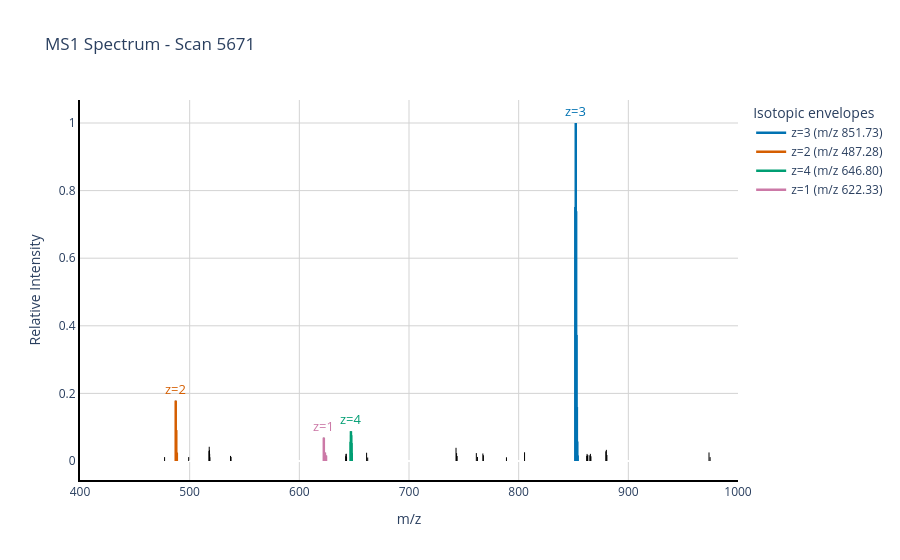

Notebook source saved alongside this figure:
### Markdown cell above
### 1.1 Overview of Mass Spectrometric Data

For these tutorials, we'll be working with the same mass spec data file across the different notebooks. This data was produced by the LC-MS/MS analysis of a single protein, [bovine carbonic anhydrase](https://www.uniprot.org/uniprotkb/P00921/entry). This protein was digested into peptides using [trypsin](https://en.wikipedia.org/wiki/Trypsin), an enzyme that cleaves proteins after Lysine (K) and Arginine (R) resiudes. The peptides were separated via liquid chromatography (LC), ionized, and analyzed on an Orbitrap Fusion Lumos mass spectrometer.

#### 1.1.a Example MS1 Spectrum

Shown below is an MS1 spectrum taken from this file. All ions between 400 and 1500 m/z were collected and analyzed. Each peak in the spectrum represents millions of ions. 

When this scan was collected, multiple peptides were eluting from the LC column. The ionized peptides can be seen as *isotopic envelopes*. An isotopic envelope is the collection of different isotopolgues for the given peptide. The *monoisotopic* form of the peptide is called the **M** ion, which has the exact mass of the peptide without any heavy isotopes (C13 or N15). Subsequent ions, M+1, M+2, etc., represent isotopologues of that peptide with 1 or more heavy isotopes incorporated. 

Because we know that isotopolgues are 1 Dalton apart, the spacing between different isotopologue peaks enables us to calculate the charge state for each peptide. 1 / z = difference between subsequent peaks. On the left hand side of the spectrum,  we can see three peaks at 487.3, 487.8, 488.3. These peaks are 0.5 Th apart, 1 / z = 0.5, so z must equal 2.

### Code cell
# The import/reload can be removed once util.py is stable
import util
importlib.reload(util)
from util import *

mzml_path = 'Data/04-17-23_CA_Tryp_HCD_10min-calib.mzML'
plot_MS1_with_envelopes(mzml_path, 5671, [(852, 3), (487, 2), (646, 4), (622,1)])

### Figure 1 — Plotly figure (JSON) as saved in the notebook; plotly's stock layout.template omitted (floating-point values rounded to 4 significant figures)
{"data": [{"hovertemplate": "m/z: 477.1220<br>Intensity: 0.01<extra></extra>", "line": {"color": "black", "width": 1}, "mode": "lines", "showlegend": false, "type": "scatter", "x": [477.1, 477.1, null], "y": [0, 0.01147, null]}, {"hovertemplate": "m/z: 487.2823<br>Intensity: 0.18<extra></extra>", "line": {"color": "black", "width": 1}, "mode": "lines", "showlegend": false, "type": "scatter", "x": [487.3, 487.3, null], "y": [0, 0.1786, null]}, {"hovertemplate": "m/z: 487.7840<br>Intensity: 0.09<extra></extra>", "line": {"color": "black", "width": 1}, "mode": "lines", "showlegend": false, "type": "scatter", "x": [487.8, 487.8, null], "y": [0, 0.09145, null]}, {"hovertemplate": "m/z: 488.2852<br>Intensity: 0.02<extra></extra>", "line": {"color": "black", "width": 1}, "mode": "lines", "showlegend": false, "type": "scatter", "x": [488.3, 488.3, null], "y": [0, 0.02471, null]}, {"hovertemplate": "m/z: 499.1039<br>Intensity: 0.01<extra></extra>", "line": {"color": "black", "width": 1}, "mode": "lines", "showlegend": false, "type": "scatter", "x": [499.1, 499.1, null], "y": [0, 0.01155, null]}, {"hovertemplate": "m/z: 517.6383<br>Intensity: 0.03<extra></extra>", "line": {"color": "black", "width": 1}, "mode": "lines", "showlegend": false, "type": "scatter", "x": [517.6, 517.6, null], "y": [0, 0.02938, null]}, {"hovertemplate": "m/z: 517.8382<br>Intensity: 0.04<extra></extra>", "line": {"color": "black", "width": 1}, "mode": "lines", "showlegend": false, "type": "scatter", "x": [517.8, 517.8, null], "y": [0, 0.04207, null]}, {"hovertemplate": "m/z: 518.0380<br>Intensity: 0.03<extra></extra>", "line": {"color": "black", "width": 1}, "mode": "lines", "showlegend": false, "type": "scatter", "x": [518.0, 518.0, null], "y": [0, 0.0322, null]}, {"hovertemplate": "m/z: 518.2388<br>Intensity: 0.02<extra></extra>", "line": {"color": "black", "width": 1}, "mode": "lines", "showlegend": false, "type": "scatter", "x": [518.2, 518.2, null], "y": [0, 0.02103, null]}, {"hovertemplate": "m/z: 518.4385<br>Intensity: 0.01<extra></extra>", "line": {"color": "black", "width": 1}, "mode": "lines", "showlegend": false, "type": "scatter", "x": [518.4, 518.4, null], "y": [0, 0.01119, null]}, {"hovertemplate": "m/z: 537.2545<br>Intensity: 0.02<extra></extra>", "line": {"color": "black", "width": 1}, "mode": "lines", "showlegend": false, "type": "scatter", "x": [537.3, 537.3, null], "y": [0, 0.01503, null]}, {"hovertemplate": "m/z: 537.7559<br>Intensity: 0.01<extra></extra>", "line": {"color": "black", "width": 1}, "mode": "lines", "showlegend": false, "type": "scatter", "x": [537.8, 537.8, null], "y": [0, 0.01197, null]}, {"hovertemplate": "m/z: 622.3312<br>Intensity: 0.07<extra></extra>", "line": {"color": "black", "width": 1}, "mode": "lines", "showlegend": false, "type": "scatter", "x": [622.3, 622.3, null], "y": [0, 0.06906, null]}, {"hovertemplate": "m/z: 623.3344<br>Intensity: 0.02<extra></extra>", "line": {"color": "black", "width": 1}, "mode": "lines", "showlegend": false, "type": "scatter", "x": [623.3, 623.3, null], "y": [0, 0.02484, null]}, {"hovertemplate": "m/z: 624.3362<br>Intensity: 0.02<extra></extra>", "line": {"color": "black", "width": 1}, "mode": "lines", "showlegend": false, "type": "scatter", "x": [624.3, 624.3, null], "y": [0, 0.01607, null]}, {"hovertemplate": "m/z: 642.2933<br>Intensity: 0.01<extra></extra>", "line": {"color": "black", "width": 1}, "mode": "lines", "showlegend": false, "type": "scatter", "x": [642.3, 642.3, null], "y": [0, 0.01425, null]}, {"hovertemplate": "m/z: 642.5440<br>Intensity: 0.02<extra></extra>", "line": {"color": "black", "width": 1}, "mode": "lines", "showlegend": false, "type": "scatter", "x": [642.5, 642.5, null], "y": [0, 0.02026, null]}, {"hovertemplate": "m/z: 642.7947<br>Intensity: 0.02<extra></extra>", "line": {"color": "black", "width": 1}, "mode": "lines", "showlegend": false, "type": "scatter", "x": [642.8, 642.8, null], "y": [0, 0.02149, null]}, {"hovertemplate": "m/z: 643.0447<br>Intensity: 0.01<extra></extra>", "line": {"color": "black", "width": 1}, "mode": "lines", "showlegend": false, "type": "scatter", "x": [643.0, 643.0, null], "y": [0, 0.01201, null]}, {"hovertemplate": "m/z: 646.7960<br>Intensity: 0.06<extra></extra>", "line": {"color": "black", "width": 1}, "mode": "lines", "showlegend": false, "type": "scatter", "x": [646.8, 646.8, null], "y": [0, 0.05689, null]}, {"hovertemplate": "m/z: 647.0456<br>Intensity: 0.09<extra></extra>", "line": {"color": "black", "width": 1}, "mode": "lines", "showlegend": false, "type": "scatter", "x": [647.0, 647.0, null], "y": [0, 0.08817, null]}, {"hovertemplate": "m/z: 647.2948<br>Intensity: 0.08<extra></extra>", "line": {"color": "black", "width": 1}, "mode": "lines", "showlegend": false, "type": "scatter", "x": [647.3, 647.3, null], "y": [0, 0.07652, null]}, {"hovertemplate": "m/z: 647.5449<br>Intensity: 0.05<extra></extra>", "line": {"color": "black", "width": 1}, "mode": "lines", "showlegend": false, "type": "scatter", "x": [647.5, 647.5, null], "y": [0, 0.05311, null]}, {"hovertemplate": "m/z: 647.7963<br>Intensity: 0.02<extra></extra>", "line": {"color": "black", "width": 1}, "mode": "lines", "showlegend": false, "type": "scatter", "x": [647.8, 647.8, null], "y": [0, 0.02327, null]}, {"hovertemplate": "m/z: 661.3408<br>Intensity: 0.02<extra></extra>", "line": {"color": "black", "width": 1}, "mode": "lines", "showlegend": false, "type": "scatter", "x": [661.3, 661.3, null], "y": [0, 0.02443, null]}, {"hovertemplate": "m/z: 662.3437<br>Intensity: 0.01<extra></extra>", "line": {"color": "black", "width": 1}, "mode": "lines", "showlegend": false, "type": "scatter", "x": [662.3, 662.3, null], "y": [0, 0.01028, null]}, {"hovertemplate": "m/z: 742.8836<br>Intensity: 0.04<extra></extra>", "line": {"color": "black", "width": 1}, "mode": "lines", "showlegend": false, "type": "scatter", "x": [742.9, 742.9, null], "y": [0, 0.03906, null]}, {"hovertemplate": "m/z: 743.3853<br>Intensity: 0.02<extra></extra>", "line": {"color": "black", "width": 1}, "mode": "lines", "showlegend": false, "type": "scatter", "x": [743.4, 743.4, null], "y": [0, 0.02333, null]}, {"hovertemplate": "m/z: 743.8864<br>Intensity: 0.01<extra></extra>", "line": {"color": "black", "width": 1}, "mode": "lines", "showlegend": false, "type": "scatter", "x": [743.9, 743.9, null], "y": [0, 0.01472, null]}, {"hovertemplate": "m/z: 761.4043<br>Intensity: 0.02<extra></extra>", "line": {"color": "black", "width": 1}, "mode": "lines", "showlegend": false, "type": "scatter", "x": [761.4, 761.4, null], "y": [0, 0.02342, null]}, {"hovertemplate": "m/z: 762.4079<br>Intensity: 0.01<extra></extra>", "line": {"color": "black", "width": 1}, "mode": "lines", "showlegend": false, "type": "scatter", "x": [762.4, 762.4, null], "y": [0, 0.01193, null]}, {"hovertemplate": "m/z: 767.3595<br>Intensity: 0.02<extra></extra>", "line": {"color": "black", "width": 1}, "mode": "lines", "showlegend": false, "type": "scatter", "x": [767.4, 767.4, null], "y": [0, 0.02223, null]}, {"hovertemplate": "m/z: 767.8614<br>Intensity: 0.02<extra></extra>", "line": {"color": "black", "width": 1}, "mode": "lines", "showlegend": false, "type": "scatter", "x": [767.9, 767.9, null], "y": [0, 0.01693, null]}, {"hovertemplate": "m/z: 788.8723<br>Intensity: 0.01<extra></extra>", "line": {"color": "black", "width": 1}, "mode": "lines", "showlegend": false, "type": "scatter", "x": [788.9, 788.9, null], "y": [0, 0.01098, null]}, {"hovertemplate": "m/z: 805.3729<br>Intensity: 0.03<extra></extra>", "line": {"color": "black", "width": 1}, "mode": "lines", "showlegend": false, "type": "scatter", "x": [805.4, 805.4, null], "y": [0, 0.02579, null]}, {"hovertemplate": "m/z: 851.7275<br>Intensity: 0.75<extra></extra>", "line": {"color": "black", "width": 1}, "mode": "lines", "showlegend": false, "type": "scatter", "x": [851.7, 851.7, null], "y": [0, 0.7515, null]}, {"hovertemplate": "m/z: 852.0618<br>Intensity: 1.00<extra></extra>", "line": {"color": "black", "width": 1}, "mode": "lines", "showlegend": false, "type": "scatter", "x": [852.1, 852.1, null], "y": [0, 1, null]}, {"hovertemplate": "m/z: 852.3958<br>Intensity: 0.74<extra></extra>", "line": {"color": "black", "width": 1}, "mode": "lines", "showlegend": false, "type": "scatter", "x": [852.4, 852.4, null], "y": [0, 0.739, null]}, {"hovertemplate": "m/z: 852.7297<br>Intensity: 0.37<extra></extra>", "line": {"color": "black", "width": 1}, "mode": "lines", "showlegend": false, "type": "scatter", "x": [852.7, 852.7, null], "y": [0, 0.3731, null]}, {"hovertemplate": "m/z: 853.0642<br>Intensity: 0.16<extra></extra>", "line": {"color": "black", "width": 1}, "mode": "lines", "showlegend": false, "type": "scatter", "x": [853.1, 853.1, null], "y": [0, 0.1597, null]}, {"hovertemplate": "m/z: 853.3978<br>Intensity: 0.06<extra></extra>", "line": {"color": "black", "width": 1}, "mode": "lines", "showlegend": false, "type": "scatter", "x": [853.4, 853.4, null], "y": [0, 0.05774, null]}, {"hovertemplate": "m/z: 853.7316<br>Intensity: 0.02<extra></extra>", "line": {"color": "black", "width": 1}, "mode": "lines", "showlegend": false, "type": "scatter", "x": [853.7, 853.7, null], "y": [0, 0.01644, null]}, {"hovertemplate": "m/z: 862.0582<br>Intensity: 0.02<extra></extra>", "line": {"color": "black", "width": 1}, "mode": "lines", "showlegend": false, "type": "scatter", "x": [862.1, 862.1, null], "y": [0, 0.01538, null]}, {"hovertemplate": "m/z: 862.3912<br>Intensity: 0.02<extra></extra>", "line": {"color": "black", "width": 1}, "mode": "lines", "showlegend": false, "type": "scatter", "x": [862.4, 862.4, null], "y": [0, 0.02091, null]}, {"hovertemplate": "m/z: 862.7243<br>Intensity: 0.01<extra></extra>", "line": {"color": "black", "width": 1}, "mode": "lines", "showlegend": false, "type": "scatter", "x": [862.7, 862.7, null], "y": [0, 0.01451, null]}, {"hovertemplate": "m/z: 863.0567<br>Intensity: 0.02<extra></extra>", "line": {"color": "black", "width": 1}, "mode": "lines", "showlegend": false, "type": "scatter", "x": [863.1, 863.1, null], "y": [0, 0.01783, null]}, {"hovertemplate": "m/z: 864.9091<br>Intensity: 0.02<extra></extra>", "line": {"color": "black", "width": 1}, "mode": "lines", "showlegend": false, "type": "scatter", "x": [864.9, 864.9, null], "y": [0, 0.0168, null]}, {"hovertemplate": "m/z: 865.4097<br>Intensity: 0.02<extra></extra>", "line": {"color": "black", "width": 1}, "mode": "lines", "showlegend": false, "type": "scatter", "x": [865.4, 865.4, null], "y": [0, 0.02113, null]}, {"hovertemplate": "m/z: 865.9120<br>Intensity: 0.01<extra></extra>", "line": {"color": "black", "width": 1}, "mode": "lines", "showlegend": false, "type": "scatter", "x": [865.9, 865.9, null], "y": [0, 0.01392, null]}, {"hovertemplate": "m/z: 879.4644<br>Intensity: 0.03<extra></extra>", "line": {"color": "black", "width": 1}, "mode": "lines", "showlegend": false, "type": "scatter", "x": [879.5, 879.5, null], "y": [0, 0.02865, null]}, {"hovertemplate": "m/z: 879.9660<br>Intensity: 0.03<extra></extra>", "line": {"color": "black", "width": 1}, "mode": "lines", "showlegend": false, "type": "scatter", "x": [880.0, 880.0, null], "y": [0, 0.03298, null]}, {"hovertemplate": "m/z: 880.4667<br>Intensity: 0.02<extra></extra>", "line": {"color": "black", "width": 1}, "mode": "lines", "showlegend": false, "type": "scatter", "x": [880.5, 880.5, null], "y": [0, 0.01776, null]}, {"hovertemplate": "m/z: 973.5567<br>Intensity: 0.03<extra></extra>", "line": {"color": "black", "width": 1}, "mode": "lines", "showlegend": false, "type": "scatter", "x": [973.6, 973.6, null], "y": [0, 0.0253, null]}, {"hovertemplate": "m/z: 974.5589<br>Intensity: 0.01<extra></extra>", "line": {"color": "black", "width": 1}, "mode": "lines", "showlegend": false, "type": "scatter", "x": [974.6, 974.6, null], "y": [0, 0.01146, null]}, {"hovertemplate": "m/z: 1073.5013<br>Intensity: 0.01<extra></extra>", "line": {"color": "black", "width": 1}, "mode": "lines", "showlegend": false, "type": "scatter", "x": [1074.0, 1074.0, null], "y": [0, 0.01164, null]}, {"hovertemplate": "m/z: 1277.0873<br>Intensity: 0.04<extra></extra>", "line": {"color": "black", "width": 1}, "mode": "lines", "showlegend": false, "type": "scatter", "x": [1277.0, 1277.0, null], "y": [0, 0.04093, null]}, {"hovertemplate": "m/z: 1277.5883<br>Intensity: 0.06<extra></extra>", "line": {"color": "black", "width": 1}, "mode": "lines", "showlegend": false, "type": "scatter", "x": [1278.0, 1278.0, null], "y": [0, 0.06121, null]}, {"hovertemplate": "m/z: 1278.0899<br>Intensity: 0.04<extra></extra>", "line": {"color": "black", "width": 1}, "mode": "lines", "showlegend": false, "type": "scatter", "x": [1278.0, 1278.0, null], "y": [0, 0.03816, null]}, {"hovertemplate": "m/z: 1278.5907<br>Intensity: 0.03<extra></extra>", "line": {"color": "black", "width": 1}, "mode": "lines", "showlegend": false, "type": "scatter", "x": [1279.0, 1279.0, null], "y": [0, 0.02796, null]}, {"hoverinfo": "skip", "line": {"color": "#0072B2", "width": 2.5}, "mode": "lines", "name": "z=3 (m/z 851.73)", "type": "scatter", "x": [851.7, 851.7, null, 852.1, 852.1, null, 852.4, 852.4, null, 852.7, 852.7, null, 853.1, 853.1, null, 853.4, 853.4, null, 853.7, 853.7, null], "y": [0, 0.7515, null, 0, 1, null, 0, 0.739, null, 0, 0.3731, null, 0, 0.1597, null, 0, 0.05774, null, 0, 0.01644, null]}, {"hoverinfo": "skip", "line": {"color": "#D55E00", "width": 2.5}, "mode": "lines", "name": "z=2 (m/z 487.28)", "type": "scatter", "x": [487.3, 487.3, null, 487.8, 487.8, null, 488.3, 488.3, null], "y": [0, 0.1786, null, 0, 0.09145, null, 0, 0.02471, null]}, {"hoverinfo": "skip", "line": {"color": "#009E73", "width": 2.5}, "mode": "lines", "name": "z=4 (m/z 646.80)", "type": "scatter", "x": [646.8, 646.8, null, 647.0, 647.0, null, 647.3, 647.3, null, 647.5, 647.5, null, 647.8, 647.8, null], "y": [0, 0.05689, null, 0, 0.08817, null, 0, 0.07652, null, 0, 0.05311, null, 0, 0.02327, null]}, {"hoverinfo": "skip", "line": {"color": "#CC79A7", "width": 2.5}, "mode": "lines", "name": "z=1 (m/z 622.33)", "type": "scatter", "x": [622.3, 622.3, null, 623.3, 623.3, null, 624.3, 624.3, null], "y": [0, 0.06906, null, 0, 0.02484, null, 0, 0.01607, null]}], "layout": {"annotations": [{"font": {"color": "#0072B2", "size": 13}, "showarrow": false, "text": "z=3", "x": 852.1, "y": 1, "yshift": 12}, {"font": {"color": "#D55E00", "size": 13}, "showarrow": false, "text": "z=2", "x": 487.3, "y": 0.1786, "yshift": 12}, {"font": {"color": "#009E73", "size": 13}, "showarrow": false, "text": "z=4", "x": 647.0, "y": 0.08817, "yshift": 12}, {"font": {"color": "#CC79A7", "size": 13}, "showarrow": false, "text": "z=1", "x": 622.3, "y": 0.06906, "yshift": 12}], "hovermode": "closest", "legend": {"title": {"text": "Isotopic envelopes"}}, "plot_bgcolor": "white", "showlegend": true, "title": {"text": "MS1 Spectrum - Scan 5671"}, "xaxis": {"gridcolor": "lightgray", "linecolor": "black", "linewidth": 2, "range": [400, 1000], "showgrid": true, "showline": true, "title": {"text": "m/z"}}, "yaxis": {"gridcolor": "lightgray", "linecolor": "black", "linewidth": 2, "showgrid": true, "showline": true, "title": {"text": "Relative Intensity"}}}}
